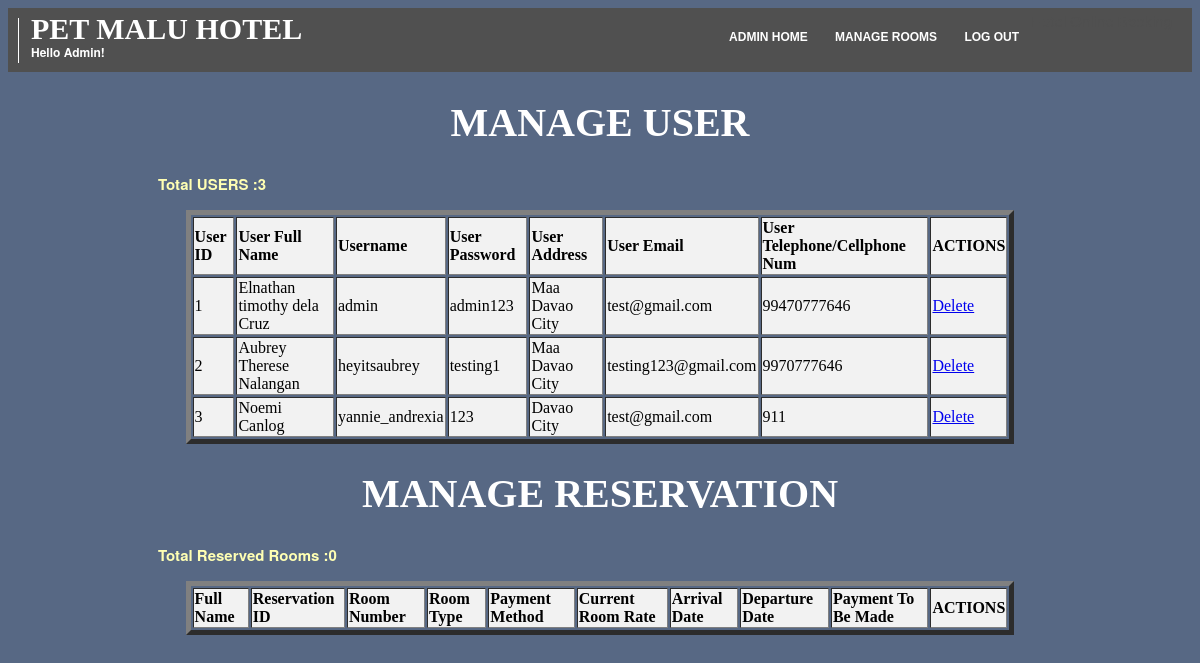
The app's page /admin.php with its own data.
### tables this page shows
CREATE TABLE `users` (
  `u_id` int(11) NOT NULL AUTO_INCREMENT,
  `u_fullname` varchar(60) DEFAULT NULL,
  `u_name` varchar(80) DEFAULT NULL,
  `u_pass` varchar(80) DEFAULT NULL,
  `u_addr` varchar(80) DEFAULT NULL,
  `u_email` varchar(80) DEFAULT NULL,
  `u_tel` varchar(15) DEFAULT NULL,
  PRIMARY KEY (`u_id`)
);

### admin.php (the view, shortened to what this page needs)
<?php
    function connect_to_database($host_name,$user_name,$pass,$db_name,$open_db){
        $conn = mysqli_connect($host_name,$user_name,$pass,$db_name);
        if($open_db==true){
            if(mysqli_errno($conn)){
                die("Could not connnect to database. <br/>");
            }else{
                return $conn;
            }
        }else{
            echo "Database Closed <br/>";
            mysqli_close($conn);
        }
    }
    function return_values($select,$from){
        $conn=connect_to_database('localhost','root','','pet_malu_hotel_reservation',true);
        $query="select ".$select." from ".$from;
        $result = mysqli_query($conn,$query);
        if(!$result){
            die("Query Failed");
        }else {
            $cLine = array();
            while($row = mysqli_fetch_assoc($result)){
                $cLine [] = array($row['u_id'],$row['u_fullname'],$row['u_name'],$row['u_pass'],$row['u_addr'],$row['u_email'],$row['u_tel']);
        }
           return $cLine;
    }
    }
    function return_values2($select,$from){
        $conn2=connect_to_database('localhost','root','','pet_malu_hotel_reservation',true);
        $query2="select ".$select." from ".$from;
        $result2 = mysqli_query($conn2,$query2);
        if(!$result2){
            die("Query Failed");
        }else {
            $cLine2 = array();
            return $cLine2;
        }
    }
?>
<html>
<head>
    <link rel="stylesheet" type="text/css" href="./styles/styles.css">
</head>
<body>
    <div id="header-container">
                <div id= "title-noemi" class="title"> Hotel Online Booking     </div>
    <div id="banner" class="site-header col-12">
        <h3>PET MALU HOTEL<br/>
            <span>Hello Admin! </span>
        </h3>
        <nav class="main-nav">
            <ul>
                <li><a class="border" href="admin.php">ADMIN HOME</a></li>
                <li><a class="border" href="managerooms.php">MANAGE ROOMS</a></li>
                <li><a class="border" href="logout.php">LOG OUT</a></li>
            </ul>
        </nav>
    </div>
    <h1><b>MANAGE USER</b></h1>
            <table border = "5" width="70%" align="center">
             <tr>
                 <td>
                     <b> User ID</b>
                 </td><td>
                     <b> User Full Name</b>
                 </td><td>
                     <b> Username</b>
                 </td><td>
                     <b>User Password</b>
                 </td><td>
                     <b>User Address</b>
                 </td><td>
                     <b> User Email</b>
                 </td><td>
                     <b>User Telephone/Cellphone Num</b>
                 </td><td>
                     <b>ACTIONS</b>
                 </td>
             </tr>
             <?php
              $cline = return_values("*","users");
             echo '<p><b>Total USERS :'.sizeof($cline).'</b></p> ';
              for($i = 0; $i<sizeof($cline);$i++){
                  echo '
              <tr>
                 <td>
                    '.$cline[$i][0].'
                 </td><td>
                    '.$cline[$i][1].'
                 </td><td>
                     '.$cline[$i][2].'
                 </td><td>
                     '.$cline[$i][3].'
                 </td><td>
                     '.$cline[$i][4].'
                 </td><td>
                     '.$cline[$i][5].'
                 </td><td>
                     '.$cline[$i][6].'
                 </td><td>
                     <a href="admin.php?qq='.$cline[$i][0].'">Delete</a>
                 </td>
             </tr>
                  ';
              }
             ?>
             <table border = "5" width="70%" align="center">
                 <h1><b>MANAGE RESERVATION</b></h1>
             <tr>
                 <td>
                     <b> Full Name</b>
                 </td><td>
                     <b> Reservation ID</b>
                 </td><td>
                     <b>Room Number</b>
                 </td><td>
                     <b>Room Type</b>
                 </td><td>
                     <b>Payment Method</b>
                 </td><td>
                     <b> Current Room Rate</b>
                 </td><td>
                     <b>Arrival Date</b>
                 </td><td>
                     <b>Departure Date</b>
                 </td><td>
                     <b>Payment To Be Made</b>
                 </td><td>
                     <b>ACTIONS</b>
                 </td>
             </tr>
             <?php
             $cline2 = return_values2("users.u_fullname,reservation.r_id,reservation.r_rnum,reservation.r_rtype,reservation.r_pmethod,rooms.r_rate,reservation.r_arrivdate,reservation.r_deptdate,reservation.r_payment", "reservation LEFT JOIN rooms ON rooms.r_rtype = reservation.r_rtype LEFT JOIN users ON reservation.u_id = users.u_id ","WHERE reservation.r_id IS NOT NULL","");
             echo '<p><b>Total Reserved Rooms :'.sizeof($cline2).'</b></p>';
             ?>
</body>
</html>

### styles/styles.css (style rules this page uses)
* { box-sizing:border-box; }
html,body { height: 100%; }
#header-container { position: relative; width: 100%; height: 40px; margin-left: auto; margin-right: auto; background-color: #ffffff; }
#title-noemi { top: 5px; float: right; margin-right: 20px; }
.title { position:relative; font-family: sans-serif; color: #505050; font-size: 15px; margin-bottom: 20px; }
.site-header h3 span { margin: 0; padding: 0; font-size: 12px; font-family:"HelveticaNeue-Light", "Helvetica Neue Light", "Helvetica Neue", Helvetica, Arial, "Lucida Grande", sans-serif; float:left; }
.main-nav ul { list-style: none; font-family: Century gothic,sans-serif;; font-weight: bold; font-size: 12px; margin: 0; float: right; }
.main-nav ul li { margin: 1em; display: inline; }
.main-nav ul li a { color: white; text-decoration: none; }
.border { position:relative; }
.col-12 { width: 100%; }
.site-header { background-color: #505050; height: 4em; padding: 22px; }
.site-header h3 { font-family: Butterfly; float: left; font-size: 30px; color: white; margin: -12px; padding-left: 12px; border-left: solid white; line-height: .75em; border-width: 1px; }

### admin.php (style rules this page uses)
tr { background-color: #f2f2f2; }
body { background-color: #576884; }
p { color: #ffffb3; text-align: left; font-size: 15px; font-family: "HelveticaNeue-Light", "Helvetica Neue Light", "Helvetica Neue", Helvetica, Arial, "Lucida Grande", sans-serif; padding-left: 150px; }
h1 { color: #ffffff; text-align: center; font-size: 40px; font-family: Butterfly; }

### records on screen
users: u_id "1", u_fullname "Elnathan timothy dela Cruz", u_name "admin", u_pass "admin123", u_addr "Maa Davao City", u_email "test@gmail.com", u_tel "99470777646"
users: u_id "2", u_fullname "Aubrey Therese Nalangan", u_name "heyitsaubrey", u_pass "testing1", u_addr "Maa Davao City", u_email "testing123@gmail.com", u_tel "9970777646"
users: u_id "3", u_fullname "Noemi Canlog", u_name "yannie_andrexia", u_pass "123", u_addr "Davao City", u_email "test@gmail.com", u_tel "911"

### other values on screen
sizeof($cline) "3"
sizeof($cline2) "0"
